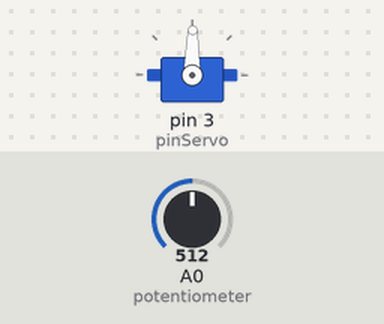
This sketch was run on a simulated Arduino Uno, built with avr-gcc and run on an emulated ATmega328P. Shown: servo. The inputs (shaded band) are chosen by the test bench; at power-on: A0 (potentiometer) = 512.

Above: at 1.2 s.
1.3 s: A0 (potentiometer) set to 716
At 1.6 s:
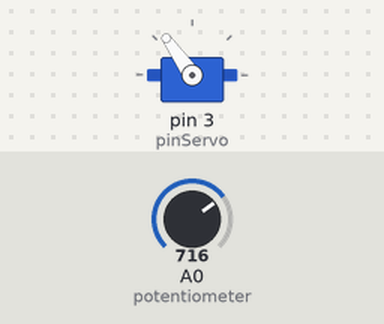
2.8 s: A0 (potentiometer) set to 900
At 3.6 s:
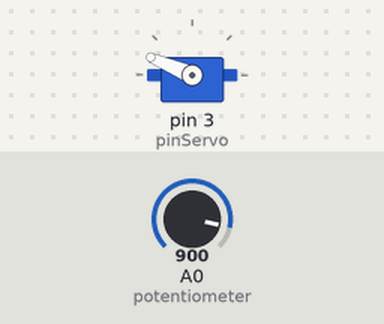
4.3 s: A0 (potentiometer) set to 1023
At 5.1 s:
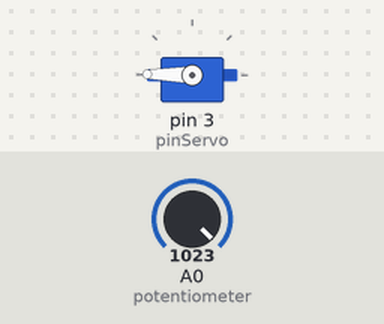
5.8 s: A0 (potentiometer) set to 306
At 7.0 s:
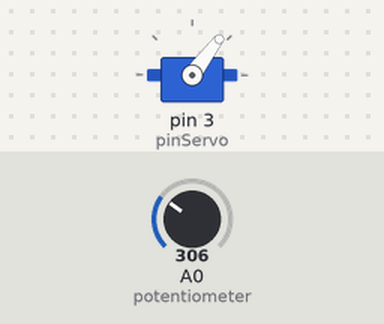
7.3 s: A0 (potentiometer) set to 122
At 8.5 s:
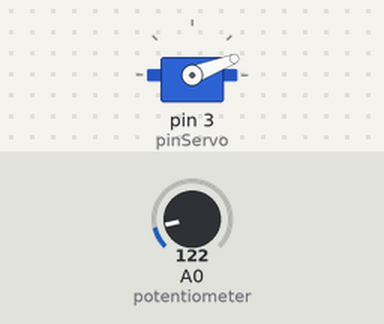
8.8 s: A0 (potentiometer) set to 511
At 9.4 s:
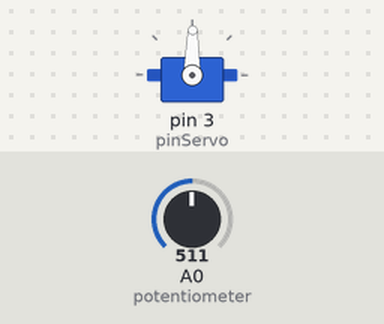
Timing chart, 0 to 11.3 s (numbered marks = the images above; inputs shaded):
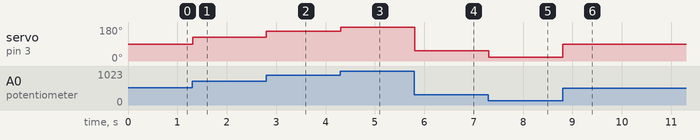

Measured:
- after the input at 1.3 s, servo on pin 3 (pinServo): 89° → 125° at once
- after the input at 2.8 s, servo on pin 3 (pinServo): 125° → 157° at once
- after the input at 4.3 s, servo on pin 3 (pinServo): 157° → 179° at once
- after the input at 5.8 s, servo on pin 3 (pinServo): 179° → 53° at once
- after the input at 7.3 s, servo on pin 3 (pinServo): 53° → 21° at once
- after the input at 8.8 s, servo on pin 3 (pinServo): 21° → 89° at once

The sketch:

Grove_Servo.ino
```cpp
// Demo of Grove - Starter Kit V2.0

// Uses the Grove - Rotary Angle Sensor to control the position of the Grove - Servo.
// Connect the Grove - Servo to the socket marked D3
// Connect the Grove - Rotary Angle Sensor to A0

#include <Servo.h>

// Define the pins to which the servo and sensor are connected.
const int pinServo = 3;
const int potentiometer = 0;

// Use a Servo object to represent and control the servo.
Servo groveServo;

void setup()
{
    // Tell the Servo object which pin to use to control the servo.
    groveServo.attach(pinServo);

    // Configure the angle sensor's pin for input signals.
    pinMode(potentiometer, INPUT);
}

void loop()
{
    // Read the value of the angle sensor.
    int sensorPosition = analogRead(potentiometer);

    // The analog value from the angle sensor is between 0 and 1023, but
    // the servo only accepts values between 0 and 179; use the map()
    // function as a linear conversion between the two ranges.
    int shaftPosition = map(sensorPosition, 0, 1023, 0, 179);

    // Use the Servo object to move the servo.
    groveServo.write(shaftPosition);

    delay(15);
}
```
